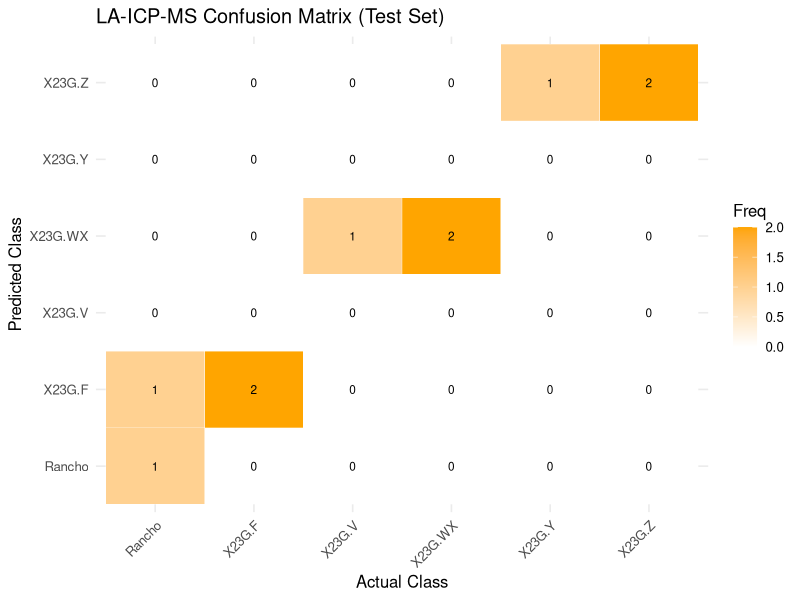
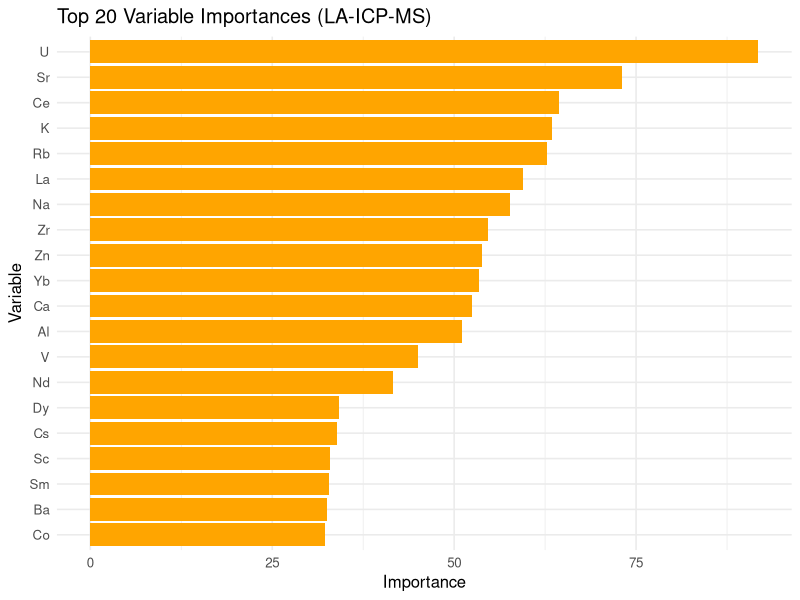

Reproduce these figures in R, in order.
#Random Forest of NAA Data and LAICPMS Data - technique Comparison 
#----------------------------------------------------------
# Load Libraries
#----------------------------------------------------------
# install.packages(c("randomForest", "caret", "dplyr", "readxl"))
library(randomForest)
library(caret)
library(dplyr)
library(readxl)
library(ggplot2)
library(writexl)
library(MLmetrics)

#----------------------------------------------------------
# Load Data
#----------------------------------------------------------
laicpms <- read.csv("Technique Comparison/LAICPMS_comparison_dataset.csv")

# Remove non-informative coloring elements
laicpms <- laicpms[, !(names(laicpms) %in% c("SiO2", "CaCO3", "Ni", "Fe2O3", "Cr", "Mn"))]

# Make sure Group is factor
laicpms$Group <- as.factor(laicpms$Group)
laicpms$Group <- as.factor(make.names(laicpms$Group))

# Remove sample ID column
if ("ANID" %in% names(laicpms)) {
  laicpms <- laicpms %>% dplyr::select(-ANID)
}


#----------------------------------------------------------
# Function to run Random Forest with weighted F1
#----------------------------------------------------------
run_rf_test <- function(data, transform = FALSE, balance = FALSE, seed = 123) {
  
  cat("\n🔹 Transform:", transform, "| Balance:", balance, "\n")
  
  # Ensure target is factor
  data$Group <- as.factor(make.names(data$Group))
  
  # Keep numeric predictors + Group
  numeric_cols <- sapply(data, is.numeric)
  data <- data[, numeric_cols | names(data) == "Group"]
  
  # Remove all-NA or zero-variance columns
  data <- as_tibble(data)
  nzv <- nearZeroVar(dplyr::select(data, -Group))
  if (length(nzv) > 0) data <- data[, -nzv]
  
  # Drop rows with NA
  data <- na.omit(data)
  
  # Drop classes with <3 samples
  tbl <- table(data$Group)
  if (any(tbl < 3)) {
    small <- names(tbl[tbl < 3])
    cat("⚠️ Removing tiny classes:", paste(small, collapse = ", "), "\n")
    data <- data %>% filter(!Group %in% small)
  }
  
  # Optional log10 transformation
  if (transform) {
    data <- data %>% mutate(across(where(is.numeric), ~ log10(. + 1)))
  }
  
  # Train/test split
  set.seed(seed)
  idx <- createDataPartition(data$Group, p = 0.8, list = FALSE)
  train <- data[idx, ]
  test  <- data[-idx, ]
  
  cat("Class balance in training set:\n")
  print(table(train$Group))
  
  # Cross-validation setup
  if (balance) {
    ctrl <- trainControl(
      method = "repeatedcv",
      number = 5,
      repeats = 2,
      classProbs = TRUE,
      sampling = "up"
    )
  } else {
    ctrl <- trainControl(
      method = "repeatedcv",
      number = 5,
      repeats = 2,
      classProbs = TRUE
    )
  }
  
  # Safe mtry grid
  max_mtry <- min(ncol(train) - 1, floor(sqrt(ncol(train) - 1)))
  tune_grid <- expand.grid(mtry = 1:max(1, max_mtry))
  
  # Train Random Forest
  set.seed(seed)
  rf_model <- train(
    Group ~ .,
    data = train,
    method = "rf",
    trControl = ctrl,
    tuneGrid = tune_grid,
    importance = TRUE,
    ntree = 1000,
    metric = "Accuracy"
  )
  
  # Predict on test set
  preds <- predict(rf_model, newdata = test)
  cm <- confusionMatrix(preds, test$Group)
  acc <- cm$overall["Accuracy"]
  
  # Weighted metrics
  true <- test$Group
  pred <- preds
  
  # Calculate class-wise F1, precision, recall, weighted by class frequency
  class_counts <- table(true)
  class_weights <- class_counts / sum(class_counts)
  
  f1_scores <- sapply(levels(true), function(cls) {
    F1_Score(y_true = as.numeric(true == cls),
             y_pred = as.numeric(pred == cls))
  })
  
  precision_scores <- sapply(levels(true), function(cls) {
    Precision(y_true = as.numeric(true == cls),
              y_pred = as.numeric(pred == cls))
  })
  
  recall_scores <- sapply(levels(true), function(cls) {
    Recall(y_true = as.numeric(true == cls),
           y_pred = as.numeric(pred == cls))
  })
  
  weighted_f1 <- sum(f1_scores * class_weights)
  weighted_precision <- sum(precision_scores * class_weights)
  weighted_recall <- sum(recall_scores * class_weights)
  
  cat(sprintf("✅ Accuracy: %.2f%% | Weighted F1: %.3f\n", acc * 100, weighted_f1))
  
  # Variable importance
  var_imp <- varImp(rf_model, scale = TRUE)$importance
  if (!"Overall" %in% colnames(var_imp)) colnames(var_imp)[1] <- "Overall"
  var_imp$Variable <- rownames(var_imp)
  rownames(var_imp) <- NULL
  
  list(
    transform = transform,
    balance = balance,
    accuracy = acc,
    f1_weighted = weighted_f1,
    precision_weighted = weighted_precision,
    recall_weighted = weighted_recall,
    model = rf_model,
    test_set = test,
    test_preds = preds,
    confusion = cm,
    var_imp = var_imp
  )
}

#----------------------------------------------------------
# Run all configurations
#----------------------------------------------------------
configs <- expand.grid(transform = c(FALSE, TRUE),
                       balance = c(FALSE, TRUE))

results <- lapply(1:nrow(configs), function(i) {
  cat("\n=============================\n")
  cat("Running configuration", i, "of", nrow(configs), "\n")
  cat("=============================\n")
  run_rf_test(laicpms,
              transform = configs$transform[i],
              balance = configs$balance[i])
})

#----------------------------------------------------------
# Summarize results
#----------------------------------------------------------
summary_df <- data.frame(
  Transform = sapply(results, function(x) ifelse(x$transform, "Log10", "Raw")),
  Balanced = sapply(results, function(x) ifelse(x$balance, "Yes", "No")),
  Accuracy = sapply(results, function(x) round(x$accuracy * 100, 2)),
  Weighted_F1 = sapply(results, function(x) round(x$f1_weighted, 3)),
  Weighted_Precision = sapply(results, function(x) round(x$precision_weighted, 3)),
  Weighted_Recall = sapply(results, function(x) round(x$recall_weighted, 3))
)

print(summary_df)

# Identify best model
best_idx <- which.max(sapply(results, function(x) x$f1_weighted))
cat("\n🏆 Best configuration (by weighted F1):\n")
print(summary_df[best_idx, ])
best_result <- results[[best_idx]]

#----------------------------------------------------------
# 📊 Confusion Matrix for best model
#----------------------------------------------------------
cm <- best_result$confusion
cm_df <- as.data.frame(cm$table)
colnames(cm_df) <- c("Predicted", "Actual", "Freq")

ggplot(cm_df, aes(x = Actual, y = Predicted, fill = Freq)) +
  geom_tile(color = "white") +
  geom_text(aes(label = Freq), color = "black", size = 3) +
  scale_fill_gradient(low = "white", high = "orange") +
  labs(title = "LA-ICP-MS Confusion Matrix (Test Set)", x = "Actual Class", y = "Predicted Class") +
  theme_minimal(base_size = 12) +
  theme(axis.text.x = element_text(angle = 45, hjust = 1))

#----------------------------------------------------------
# Top 20 Variable Importance
#----------------------------------------------------------
top_vars <- best_result$var_imp %>%
  arrange(desc(Overall)) %>%
  slice(1:20)

ggplot(top_vars, aes(x = reorder(Variable, Overall), y = Overall)) +
  geom_col(fill = "orange") +
  coord_flip() +
  labs(title = "Top 20 Variable Importances (LA-ICP-MS)",
       x = "Variable",
       y = "Importance") +
  theme_minimal(base_size = 12)
